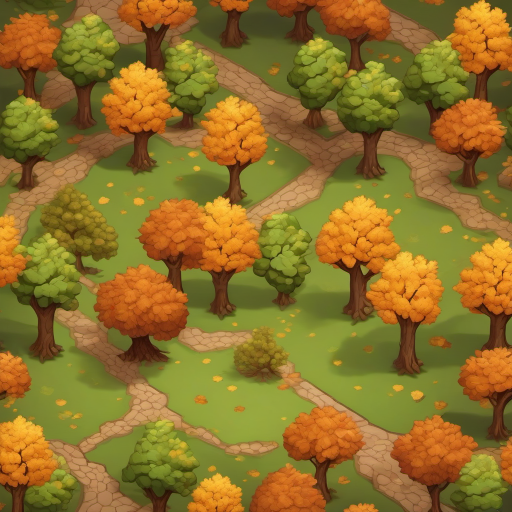
#> input picture fab/backbay-imperium/assets/terrain/feature_forest_deciduous.png, 1024 x 1024 px (shown at 1/2 size); its folder holds only this picture in this run
$ python pack_terrain_atlas.py ../assets/terrain out
#> lines starting #> are read from the running program, lines starting #| are printed output that depends on the picture
#!/usr/bin/env python3
"""
Pack terrain sprites into an atlas with metadata.
"""

import os
import sys
import json
import yaml
from pathlib import Path
from PIL import Image
from dataclasses import dataclass
from typing import List, Dict, Tuple


@dataclass
class SpriteInfo:
    """Information about a sprite in the atlas."""
    name: str
    terrain_type: str
    variant: int
    rotation: int
    lighting: str
    x: int
    y: int
    width: int
    height: int


def find_sprites(sprite_dir: Path) -> List[Path]:
    """Find all sprite PNG files."""
    return sorted(sprite_dir.glob("*.png"))


def parse_sprite_name(name: str) -> Dict:
    """Parse sprite filename to extract metadata."""
    # Expected format: terrain_plains_v00_day_rot00.png
    parts = name.replace(".png", "").split("_")

    result = {
        "terrain_type": "unknown",
        "variant": 0,
        "lighting": "day",
        "rotation": 0,
    }

    for i, part in enumerate(parts):
        if part.startswith("v") and part[1:].isdigit():
            result["variant"] = int(part[1:])
        elif part.startswith("rot") and part[3:].isdigit():
            result["rotation"] = int(part[3:])
        elif part in ["day", "dusk", "night"]:
            result["lighting"] = part
        elif part not in ["terrain", "feature"]:
            if result["terrain_type"] == "unknown":
                result["terrain_type"] = part

    return result


def create_atlas(
    sprites: List[Path],
    output_path: Path,
    sprite_size: Tuple[int, int] = (256, 256),
    atlas_size: int = 4096
) -> Tuple[Image.Image, List[SpriteInfo]]:
    """Create atlas from sprites."""

    cols = atlas_size // sprite_size[0]
    rows = (len(sprites) + cols - 1) // cols
    actual_height = rows * sprite_size[1]

    # Create atlas image
    atlas = Image.new('RGBA', (atlas_size, actual_height), (0, 0, 0, 0))

    sprite_infos = []

    for i, sprite_path in enumerate(sprites):
        col = i % cols
        row = i // cols
        x = col * sprite_size[0]
        y = row * sprite_size[1]

        # Load and resize sprite
        sprite = Image.open(sprite_path).convert('RGBA')
        if sprite.size != sprite_size:
            sprite = sprite.resize(sprite_size, Image.Resampling.LANCZOS)

        # Paste into atlas
        atlas.paste(sprite, (x, y))

        # Parse metadata
        meta = parse_sprite_name(sprite_path.name)

        info = SpriteInfo(
            name=sprite_path.stem,
            terrain_type=meta["terrain_type"],
            variant=meta["variant"],
            rotation=meta["rotation"],
            lighting=meta["lighting"],
            x=x,
            y=y,
            width=sprite_size[0],
            height=sprite_size[1],
        )
        sprite_infos.append(info)

    # Save atlas
    atlas.save(output_path)

    return atlas, sprite_infos


def generate_manifest(
    sprite_infos: List[SpriteInfo],
    atlas_path: Path,
    sprite_size: Tuple[int, int],
    output_path: Path
):
    """Generate manifest YAML for the atlas."""

    # Group by terrain type
    terrain_data = {}
    for info in sprite_infos:
        if info.terrain_type not in terrain_data:
            terrain_data[info.terrain_type] = {
                "sprites": [],
                "variants": set(),
                "rotations": set(),
            }

        terrain_data[info.terrain_type]["sprites"].append({
            "name": info.name,
            "variant": info.variant,
            "rotation": info.rotation,
            "lighting": info.lighting,
            "uv": {
                "x": info.x,
                "y": info.y,
                "w": info.width,
                "h": info.height,
            }
        })
        terrain_data[info.terrain_type]["variants"].add(info.variant)
        terrain_data[info.terrain_type]["rotations"].add(info.rotation)

    # Convert sets to lists for YAML
    for t in terrain_data:
        terrain_data[t]["variants"] = sorted(terrain_data[t]["variants"])
        terrain_data[t]["rotations"] = sorted(terrain_data[t]["rotations"])

    manifest = {
        "version": "1.0.0",
        "atlas": {
            "file": atlas_path.name,
            "width": sprite_size[0] * 16,  # Approximate
            "height": len(sprite_infos) // 16 * sprite_size[1],
        },
        "sprite_size": {
            "width": sprite_size[0],
            "height": sprite_size[1],
        },
        "terrain_types": terrain_data,
    }

    with open(output_path, 'w') as f:
        yaml.dump(manifest, f, default_flow_style=False)

    return manifest


def main():
    if len(sys.argv) < 3:
        print("Usage: python pack_terrain_atlas.py <sprite_dir> <output_dir>")
        sys.exit(1)

    sprite_dir = Path(sys.argv[1])
    output_dir = Path(sys.argv[2])
    output_dir.mkdir(parents=True, exist_ok=True)

    print(f"Scanning sprites in: {sprite_dir}")
    sprites = find_sprites(sprite_dir)
    print(f"Found {len(sprites)} sprites")

    if not sprites:
        print("No sprites found!")
        sys.exit(1)

    # Create atlas
    atlas_path = output_dir / "terrain_atlas.png"
    print(f"Creating atlas: {atlas_path}")

    atlas, sprite_infos = create_atlas(sprites, atlas_path)
#> in create_atlas, `atlas = Image.new('RGBA', (atlas_size, actual_height), (0, 0, 0, 0))`: atlas: PIL image 4096x256 RGBA; every value is 0
#> in create_atlas, `sprite = sprite.resize(sprite_size, Image.Resampling.LANCZOS)`:
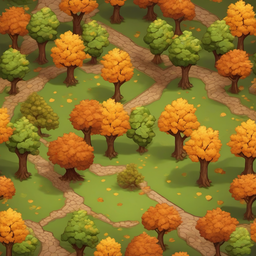
#> sprite: PIL image 256x256 RGBA; mean R, G, B, A 140.9, 112.5, 41, 255
#> in create_atlas, `atlas.paste(sprite, (x, y))`:
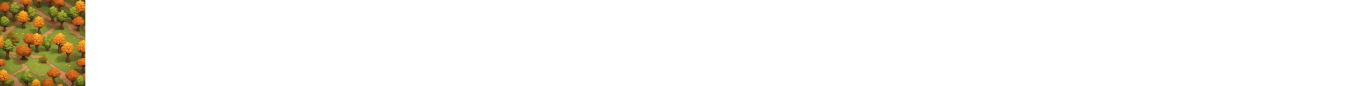
#> atlas: PIL image 4096x256 RGBA (shown at 1/3 size); mean R, G, B, A 8.8, 7, 2.6, 15.9; transparent parts drawn white
#> sprite_infos = 1 item
    print(f"Atlas size: {atlas.size}")
#| Atlas size: (4096, 256)

    # Generate manifest
    manifest_path = output_dir / "terrain_manifest.yaml"
    print(f"Generating manifest: {manifest_path}")

    manifest = generate_manifest(sprite_infos, atlas_path, (256, 256), manifest_path)
#> the loop in generate_manifest, `for info in sprite_infos:` made 1 pass
#> the loop in generate_manifest, `for t in terrain_data:` made 1 pass
#> t on pass 1: 'forest'
#> manifest = 4 items

    print(f"\nSummary:")
    print(f"  Terrain types: {len(manifest['terrain_types'])}")
#|   Terrain types: 1
    print(f"  Total sprites: {len(sprite_infos)}")
#|   Total sprites: 1
    print(f"  Atlas: {atlas_path}")
    print(f"  Manifest: {manifest_path}")


if __name__ == "__main__":
    main()

$ run again, on fab/backbay-imperium/assets/terrain/terrain_grassland.png
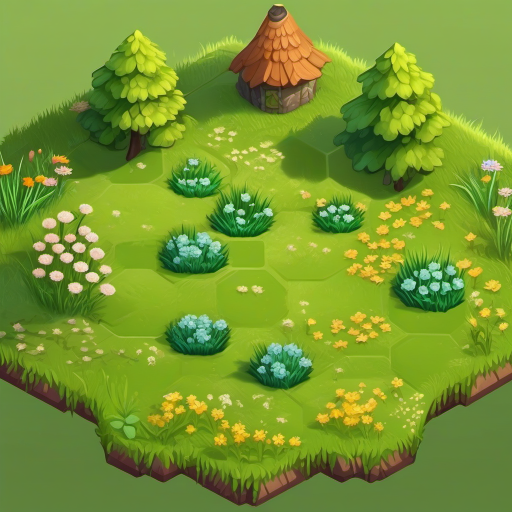
#> input picture fab/backbay-imperium/assets/terrain/terrain_grassland.png, 1024 x 1024 px (shown at 1/2 size)
#> in create_atlas, `sprite = sprite.resize(sprite_size, Image.Resampling.LANCZOS)`:
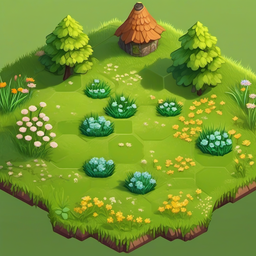
#> sprite: PIL image 256x256 RGBA; mean R, G, B, A 119.4, 150.4, 47.7, 255
#> in create_atlas, `atlas.paste(sprite, (x, y))`:
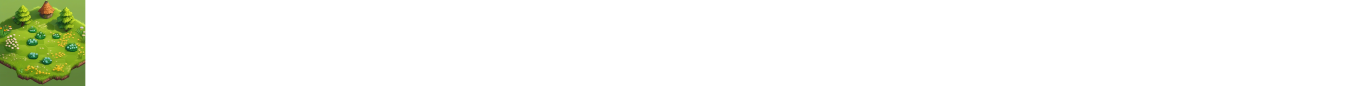
#> atlas: PIL image 4096x256 RGBA (shown at 1/3 size); mean R, G, B, A 7.5, 9.4, 3, 15.9; transparent parts drawn white
#> sprite_infos = 1 item
#| Atlas size: (4096, 256)
#> the loop in generate_manifest, `for info in sprite_infos:` made 1 pass
#> the loop in generate_manifest, `for t in terrain_data:` made 1 pass
#> t on pass 1: 'grassland'
#> manifest = 4 items
#|   Terrain types: 1
#|   Total sprites: 1

$ run again, on fab/backbay-imperium/assets/terrain/terrain_jungle.png
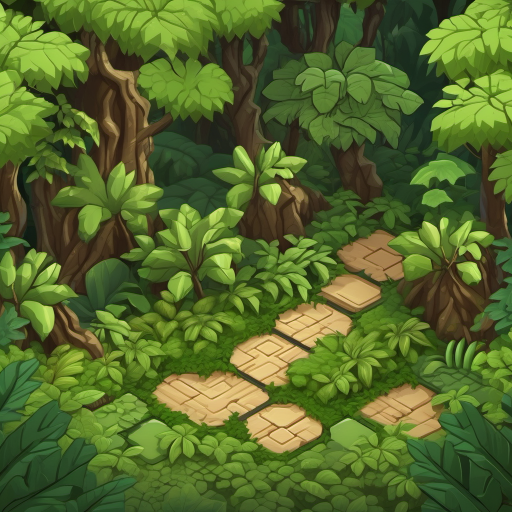
#> input picture fab/backbay-imperium/assets/terrain/terrain_jungle.png, 1024 x 1024 px (shown at 1/2 size)
#> in create_atlas, `sprite = sprite.resize(sprite_size, Image.Resampling.LANCZOS)`:
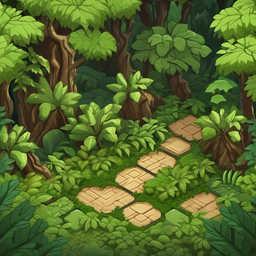
#> sprite: PIL image 256x256 RGBA; mean R, G, B, A 84.8, 104.9, 42.9, 255
#> in create_atlas, `atlas.paste(sprite, (x, y))`:
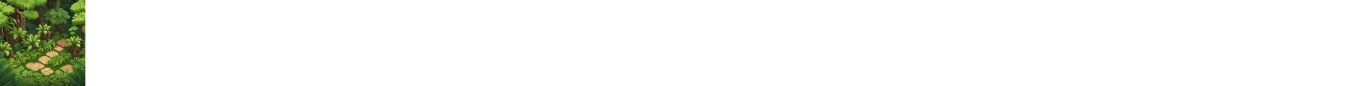
#> atlas: PIL image 4096x256 RGBA (shown at 1/3 size); mean R, G, B, A 5.3, 6.6, 2.7, 15.9; transparent parts drawn white
#> sprite_infos = 1 item
#| Atlas size: (4096, 256)
#> the loop in generate_manifest, `for info in sprite_infos:` made 1 pass
#> the loop in generate_manifest, `for t in terrain_data:` made 1 pass
#> t on pass 1: 'jungle'
#> manifest = 4 items
#|   Terrain types: 1
#|   Total sprites: 1

$ run again, on fab/backbay-imperium/assets/terrain/terrain_marsh.png
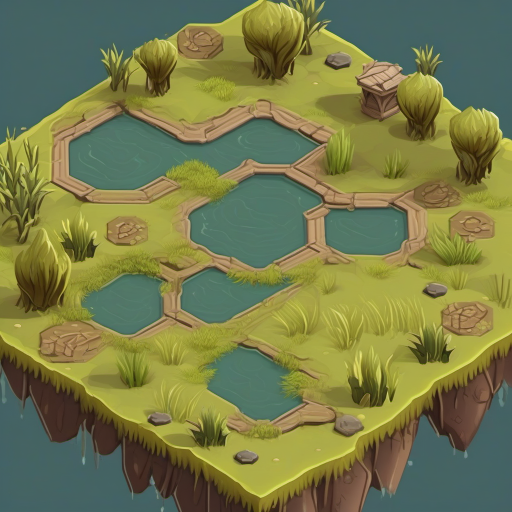
#> input picture fab/backbay-imperium/assets/terrain/terrain_marsh.png, 1024 x 1024 px (shown at 1/2 size)
#> in create_atlas, `sprite = sprite.resize(sprite_size, Image.Resampling.LANCZOS)`:
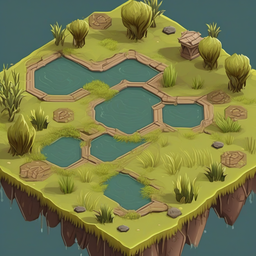
#> sprite: PIL image 256x256 RGBA; mean R, G, B, A 118.7, 122.8, 73.6, 255
#> in create_atlas, `atlas.paste(sprite, (x, y))`:
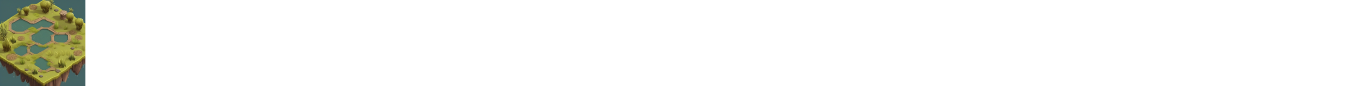
#> atlas: PIL image 4096x256 RGBA (shown at 1/3 size); mean R, G, B, A 7.4, 7.7, 4.6, 15.9; transparent parts drawn white
#> sprite_infos = 1 item
#| Atlas size: (4096, 256)
#> the loop in generate_manifest, `for info in sprite_infos:` made 1 pass
#> the loop in generate_manifest, `for t in terrain_data:` made 1 pass
#> t on pass 1: 'marsh'
#> manifest = 4 items
#|   Terrain types: 1
#|   Total sprites: 1
